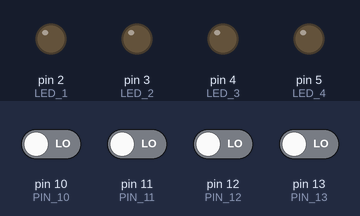
Recording of a sketch running on a simulated Arduino Uno, built with avr-gcc and run on an emulated ATmega328P. Parts: output pins drawn as LEDs (lit = HIGH). Inputs (shaded band) come from the test bench; at power-on: pin 10 (PIN_10), pin 11 (PIN_11), pin 12 (PIN_12), pin 13 (PIN_13) LOW.

Above: at 1.2 s.
1.3 s: pin 10 (PIN_10) driven HIGH
At 1.8 s:
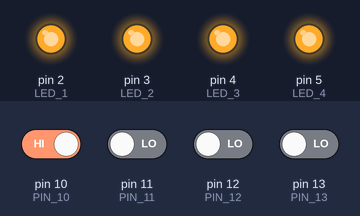
2.8 s: pin 10 (PIN_10) driven LOW
At 3.1 s:
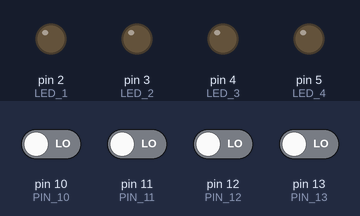
4.3 s: pin 11 (PIN_11) driven HIGH
At 5.5 s:
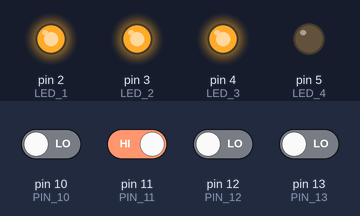
5.8 s: pin 11 (PIN_11) driven LOW
At 6.8 s:
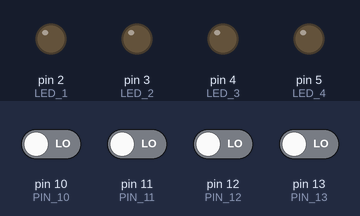
7.3 s: pin 12 (PIN_12) driven HIGH
At 8.1 s:
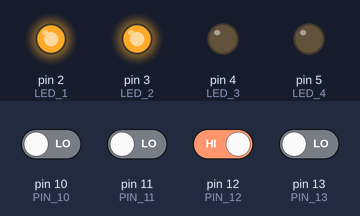
8.8 s: pin 12 (PIN_12) driven LOW and pin 13 (PIN_13) driven HIGH
At 9.3 s:
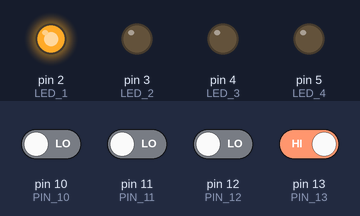
Timing chart, 0 to 11.3 s (numbered marks = the images above; inputs shaded):
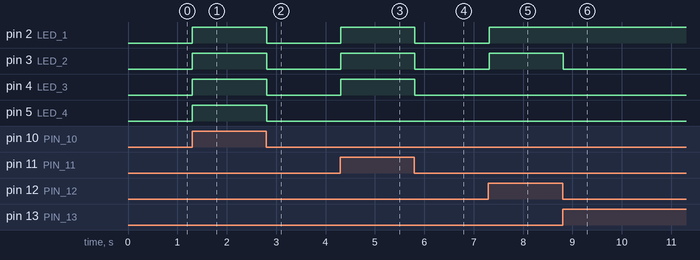

The sketch:

Tugas1_Mikrokontroller.ino
```cpp
const int LED_1 = 2;
const int LED_2 = 3;
const int LED_3 = 4;
const int LED_4 = 5;
const int PIN_13 = 13;
const int PIN_12 = 12;
const int PIN_11 = 11;
const int PIN_10 = 10;


void setup() {
  // put your setup code here, to run once:
  pinMode (LED_1 , OUTPUT);
  pinMode (LED_2 , OUTPUT);
  pinMode (LED_3 , OUTPUT);
  pinMode (LED_4 , OUTPUT);
  pinMode (PIN_13 , INPUT);
  pinMode (PIN_12 , INPUT);
  pinMode (PIN_11 , INPUT);
  pinMode (PIN_10 , INPUT);
}

void loop() {
  // put your main code here, to run repeatedly:
  int PB_1 = digitalRead(PIN_13);
  int PB_2 = digitalRead(PIN_12);
  int PB_3 = digitalRead(PIN_11);
  int PB_4 = digitalRead(PIN_10);

  int state = 0;
  if (PB_1== HIGH){
    state = 1;
  }
  if (PB_2== HIGH){
    state = 2;
  }
  if (PB_3== HIGH){
    state = 3;
  }
  if (PB_4== HIGH){
    state = 4;
  }

  switch (state){
    case 1:
      digitalWrite(LED_1 , HIGH);
      digitalWrite(LED_2 , LOW);
      digitalWrite(LED_3 , LOW);
      digitalWrite(LED_4 , LOW);
      break;
    case 2:
      digitalWrite(LED_1 , HIGH);
      digitalWrite(LED_2 , HIGH);
      digitalWrite(LED_3 , LOW);
      digitalWrite(LED_4 , LOW);
      break;
    case 3:
      digitalWrite(LED_1 , HIGH);
      digitalWrite(LED_2 , HIGH);
      digitalWrite(LED_3 , HIGH);
      digitalWrite(LED_4 , LOW);
      break;
    case 4:
      digitalWrite(LED_1 , HIGH);
      digitalWrite(LED_2 , HIGH);
      digitalWrite(LED_3 , HIGH);
      digitalWrite(LED_4 , HIGH);
      break;
    default:
      digitalWrite(LED_1 , LOW);
      digitalWrite(LED_2 , LOW);
      digitalWrite(LED_3 , LOW);
      digitalWrite(LED_4 , LOW);
      break;
   }
   delay(20);


}
```

Measured:
- after the input at 1.3 s, pin 2 (LED_1), pin 3 (LED_2), pin 4 (LED_3), pin 5 (LED_4): LOW → HIGH at once
- after the input at 2.8 s, pin 2 (LED_1), pin 3 (LED_2), pin 4 (LED_3), pin 5 (LED_4): HIGH → LOW at once
- after the input at 4.3 s, pin 2 (LED_1), pin 3 (LED_2), pin 4 (LED_3): LOW → HIGH at once
- after the input at 5.8 s, pin 2 (LED_1), pin 3 (LED_2), pin 4 (LED_3): HIGH → LOW at once
- after the input at 7.3 s, pin 2 (LED_1), pin 3 (LED_2): LOW → HIGH at once
- after the input at 8.8 s, pin 3 (LED_2): HIGH → LOW at once
